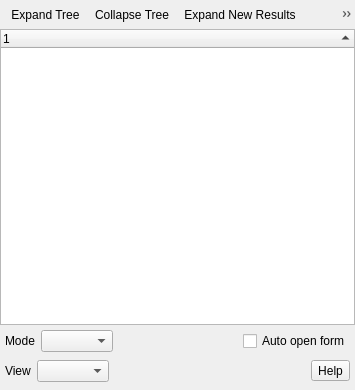
<?xml version="1.0" encoding="UTF-8"?>
<ui version="4.0">
 <class>QgsIdentifyResultsBase</class>
 <widget class="QDialog" name="QgsIdentifyResultsBase">
  <property name="geometry">
   <rect>
    <x>0</x>
    <y>0</y>
    <width>355</width>
    <height>390</height>
   </rect>
  </property>
  <property name="windowTitle">
   <string>LayerValueReader</string>
  </property>
  <layout class="QVBoxLayout" name="verticalLayout_4">
   <property name="spacing">
    <number>0</number>
   </property>
   <property name="leftMargin">
    <number>0</number>
   </property>
   <property name="topMargin">
    <number>0</number>
   </property>
   <property name="rightMargin">
    <number>0</number>
   </property>
   <property name="bottomMargin">
    <number>0</number>
   </property>
   <item>
    <widget class="QStackedWidget" name="stackedWidget">
     <property name="currentIndex">
      <number>0</number>
     </property>
     <widget class="QWidget" name="stackedWidgetPage1">
      <layout class="QVBoxLayout" name="verticalLayout">
       <property name="spacing">
        <number>0</number>
       </property>
       <property name="leftMargin">
        <number>0</number>
       </property>
       <property name="topMargin">
        <number>0</number>
       </property>
       <property name="rightMargin">
        <number>0</number>
       </property>
       <property name="bottomMargin">
        <number>0</number>
       </property>
       <item>
        <widget class="QToolBar" name="mIdentifyToolbar">
         <property name="iconSize">
          <size>
           <width>16</width>
           <height>16</height>
          </size>
         </property>
         <property name="floatable">
          <bool>false</bool>
         </property>
         <addaction name="mExpandAction"/>
         <addaction name="mCollapseAction"/>
         <addaction name="mExpandNewAction"/>
         <addaction name="mOpenFormAction"/>
         <addaction name="mClearResultsAction"/>
         <addaction name="mActionCopy"/>
         <addaction name="mActionPrint"/>
        </widget>
       </item>
       <item>
        <widget class="QTreeWidget" name="lstResults">
         <property name="lineWidth">
          <number>2</number>
         </property>
         <property name="alternatingRowColors">
          <bool>true</bool>
         </property>
         <property name="sortingEnabled">
          <bool>true</bool>
         </property>
         <column>
          <property name="text">
           <string notr="true">1</string>
          </property>
         </column>
        </widget>
       </item>
       <item>
        <layout class="QHBoxLayout" name="horizontalLayout_2">
         <property name="leftMargin">
          <number>5</number>
         </property>
         <property name="topMargin">
          <number>5</number>
         </property>
         <property name="rightMargin">
          <number>5</number>
         </property>
         <item>
          <widget class="QLabel" name="lblIdentifyMode">
           <property name="toolTip">
            <string>Select identify mode</string>
           </property>
           <property name="text">
            <string>Mode</string>
           </property>
          </widget>
         </item>
         <item>
          <widget class="QComboBox" name="cmbIdentifyMode">
           <property name="sizePolicy">
            <sizepolicy hsizetype="Preferred" vsizetype="Fixed">
             <horstretch>0</horstretch>
             <verstretch>0</verstretch>
            </sizepolicy>
           </property>
          </widget>
         </item>
         <item>
          <spacer name="horizontalSpacer_43">
           <property name="orientation">
            <enum>Qt::Horizontal</enum>
           </property>
           <property name="sizeHint" stdset="0">
            <size>
             <width>40</width>
             <height>20</height>
            </size>
           </property>
          </spacer>
         </item>
         <item>
          <widget class="QCheckBox" name="cbxAutoFeatureForm">
           <property name="text">
            <string>Auto open form</string>
           </property>
          </widget>
         </item>
        </layout>
       </item>
      </layout>
     </widget>
     <widget class="QWidget" name="stackedWidgetPage2">
      <layout class="QVBoxLayout" name="verticalLayout_2">
       <property name="spacing">
        <number>0</number>
       </property>
       <property name="leftMargin">
        <number>0</number>
       </property>
       <property name="topMargin">
        <number>0</number>
       </property>
       <property name="rightMargin">
        <number>0</number>
       </property>
       <property name="bottomMargin">
        <number>0</number>
       </property>
       <item>
        <widget class="QTableWidget" name="tblResults">
         <property name="editTriggers">
          <set>QAbstractItemView::NoEditTriggers</set>
         </property>
         <property name="sortingEnabled">
          <bool>false</bool>
         </property>
         <column>
          <property name="text">
           <string>Layer</string>
          </property>
         </column>
         <column>
          <property name="text">
           <string>FID</string>
          </property>
         </column>
         <column>
          <property name="text">
           <string>Attribute</string>
          </property>
         </column>
         <column>
          <property name="text">
           <string>Value</string>
          </property>
         </column>
        </widget>
       </item>
      </layout>
     </widget>
     <widget class="QWidget" name="stackedWidgetPage3">
      <layout class="QVBoxLayout" name="verticalLayout_3">
       <item>
        <widget class="QwtPlot" name="mPlot"/>
       </item>
      </layout>
     </widget>
    </widget>
   </item>
   <item>
    <layout class="QHBoxLayout" name="horizontalLayout_3">
     <property name="leftMargin">
      <number>5</number>
     </property>
     <property name="rightMargin">
      <number>5</number>
     </property>
     <item>
      <widget class="QLabel" name="lblViewMode">
       <property name="toolTip">
        <string>Select view mode for raster layers</string>
       </property>
       <property name="text">
        <string>View</string>
       </property>
      </widget>
     </item>
     <item>
      <widget class="QComboBox" name="cmbViewMode"/>
     </item>
     <item>
      <spacer name="horizontalSpacer_2">
       <property name="orientation">
        <enum>Qt::Horizontal</enum>
       </property>
       <property name="sizeHint" stdset="0">
        <size>
         <width>58</width>
         <height>38</height>
        </size>
       </property>
      </spacer>
     </item>
     <item>
      <widget class="QToolButton" name="mHelpToolButton">
       <property name="enabled">
        <bool>true</bool>
       </property>
       <property name="text">
        <string>Help</string>
       </property>
       <property name="checkable">
        <bool>false</bool>
       </property>
      </widget>
     </item>
    </layout>
   </item>
  </layout>
  <action name="mExpandAction">
   <property name="icon">
    <iconset>
     <normaloff>:/images/themes/default/mActionExpandTree.svg</normaloff>:/images/themes/default/mActionExpandTree.svg</iconset>
   </property>
   <property name="text">
    <string>Expand Tree</string>
   </property>
  </action>
  <action name="mCollapseAction">
   <property name="icon">
    <iconset>
     <normaloff>:/images/themes/default/mActionCollapseTree.svg</normaloff>:/images/themes/default/mActionCollapseTree.svg</iconset>
   </property>
   <property name="text">
    <string>Collapse Tree</string>
   </property>
   <property name="toolTip">
    <string>Collapse Tree</string>
   </property>
  </action>
  <action name="mExpandNewAction">
   <property name="checkable">
    <bool>true</bool>
   </property>
   <property name="icon">
    <iconset>
     <normaloff>:/images/themes/default/mActionExpandNewTree.svg</normaloff>:/images/themes/default/mActionExpandNewTree.svg</iconset>
   </property>
   <property name="text">
    <string>Expand New Results</string>
   </property>
   <property name="toolTip">
    <string>New results will be expanded by default.</string>
   </property>
  </action>
  <action name="mOpenFormAction">
   <property name="icon">
    <iconset>
     <normaloff>:/images/themes/default/mActionPropertyItem.svg</normaloff>:/images/themes/default/mActionPropertyItem.svg</iconset>
   </property>
   <property name="text">
    <string>Open Form</string>
   </property>
   <property name="toolTip">
    <string>Open Form</string>
   </property>
  </action>
  <action name="mClearResultsAction">
   <property name="icon">
    <iconset>
     <normaloff>:/images/themes/default/mActionDeselectAll.svg</normaloff>:/images/themes/default/mActionDeselectAll.svg</iconset>
   </property>
   <property name="text">
    <string>Clear Results</string>
   </property>
   <property name="toolTip">
    <string>Clear Results</string>
   </property>
  </action>
  <action name="mActionCopy">
   <property name="icon">
    <iconset>
     <normaloff>:/images/themes/default/mActionEditCopy.svg</normaloff>:/images/themes/default/mActionEditCopy.svg</iconset>
   </property>
   <property name="text">
    <string>Copy Feature</string>
   </property>
   <property name="toolTip">
    <string>Copy selected feature to clipboard.</string>
   </property>
  </action>
  <action name="mActionPrint">
   <property name="icon">
    <iconset>
     <normaloff>:/images/themes/default/mActionFilePrint.svg</normaloff>:/images/themes/default/mActionFilePrint.svg</iconset>
   </property>
   <property name="text">
    <string>Print Response</string>
   </property>
   <property name="toolTip">
    <string>Print selected HTML response.</string>
   </property>
  </action>
 </widget>
 <layoutdefault spacing="6" margin="11"/>
 <customwidgets>
  <customwidget>
   <class>QwtPlot</class>
   <extends>QFrame</extends>
   <header>qwt_plot.h</header>
   <container>1</container>
  </customwidget>
 </customwidgets>
 <resources/>
 <connections/>
</ui>
